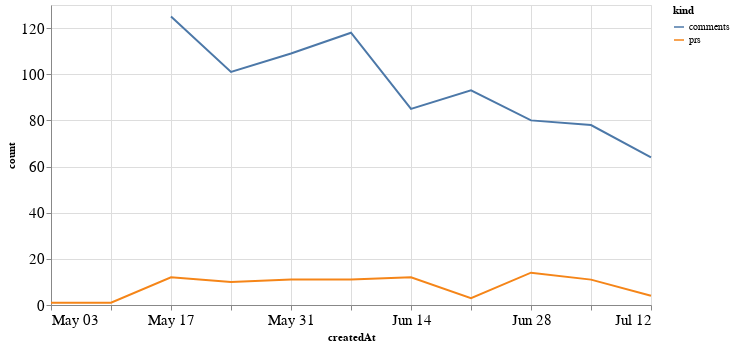

The notebook cell saved with this chart:
### Code cell
alt.Chart(total_time, width=600).mark_line().encode(
    x='createdAt',
    y='count',
    color='kind'
)

### Figure 1 — Vega-Lite specification as saved in the notebook (floating-point values rounded to 4 significant figures)
{"config": {"axisLeft": {"labelFontSize": 15}, "axisBottom": {"labelFontSize": 15}}, "data": {"name": "data-849e1db5ce1034c46778b133ffc42117"}, "mark": "line", "encoding": {"color": {"type": "nominal", "field": "kind"}, "x": {"type": "temporal", "field": "createdAt"}, "y": {"type": "quantitative", "field": "count"}}, "width": 600, "$schema": "https://vega.github.io/schema/vega-lite/v4.8.1.json", "datasets": {"data-849e1db5ce1034c46778b133ffc42117": [{"createdAt": "2020-05-03T00:00:00", "kind": "prs", "count": 1.0}, {"createdAt": "2020-05-10T00:00:00", "kind": "prs", "count": 1.0}, {"createdAt": "2020-05-17T00:00:00", "kind": "prs", "count": 12.0}, {"createdAt": "2020-05-24T00:00:00", "kind": "prs", "count": 10.0}, {"createdAt": "2020-05-31T00:00:00", "kind": "prs", "count": 11.0}, {"createdAt": "2020-06-07T00:00:00", "kind": "prs", "count": 11.0}, {"createdAt": "2020-06-14T00:00:00", "kind": "prs", "count": 12.0}, {"createdAt": "2020-06-21T00:00:00", "kind": "prs", "count": 3.0}, {"createdAt": "2020-06-28T00:00:00", "kind": "prs", "count": 14.0}, {"createdAt": "2020-07-05T00:00:00", "kind": "prs", "count": 11.0}, {"createdAt": "2020-07-12T00:00:00", "kind": "prs", "count": 4.0}, {"createdAt": "2020-05-03T00:00:00", "kind": "comments", "count": null}, {"createdAt": "2020-05-10T00:00:00", "kind": "comments", "count": null}, {"createdAt": "2020-05-17T00:00:00", "kind": "comments", "count": 125.0}, {"createdAt": "2020-05-24T00:00:00", "kind": "comments", "count": 101.0}, {"createdAt": "2020-05-31T00:00:00", "kind": "comments", "count": 109.0}, {"createdAt": "2020-06-07T00:00:00", "kind": "comments", "count": 118.0}, {"createdAt": "2020-06-14T00:00:00", "kind": "comments", "count": 85.0}, {"createdAt": "2020-06-21T00:00:00", "kind": "comments", "count": 93.0}, {"createdAt": "2020-06-28T00:00:00", "kind": "comments", "count": 80.0}, {"createdAt": "2020-07-05T00:00:00", "kind": "comments", "count": 78.0}, {"createdAt": "2020-07-12T00:00:00", "kind": "comments", "count": 64.0}]}}
